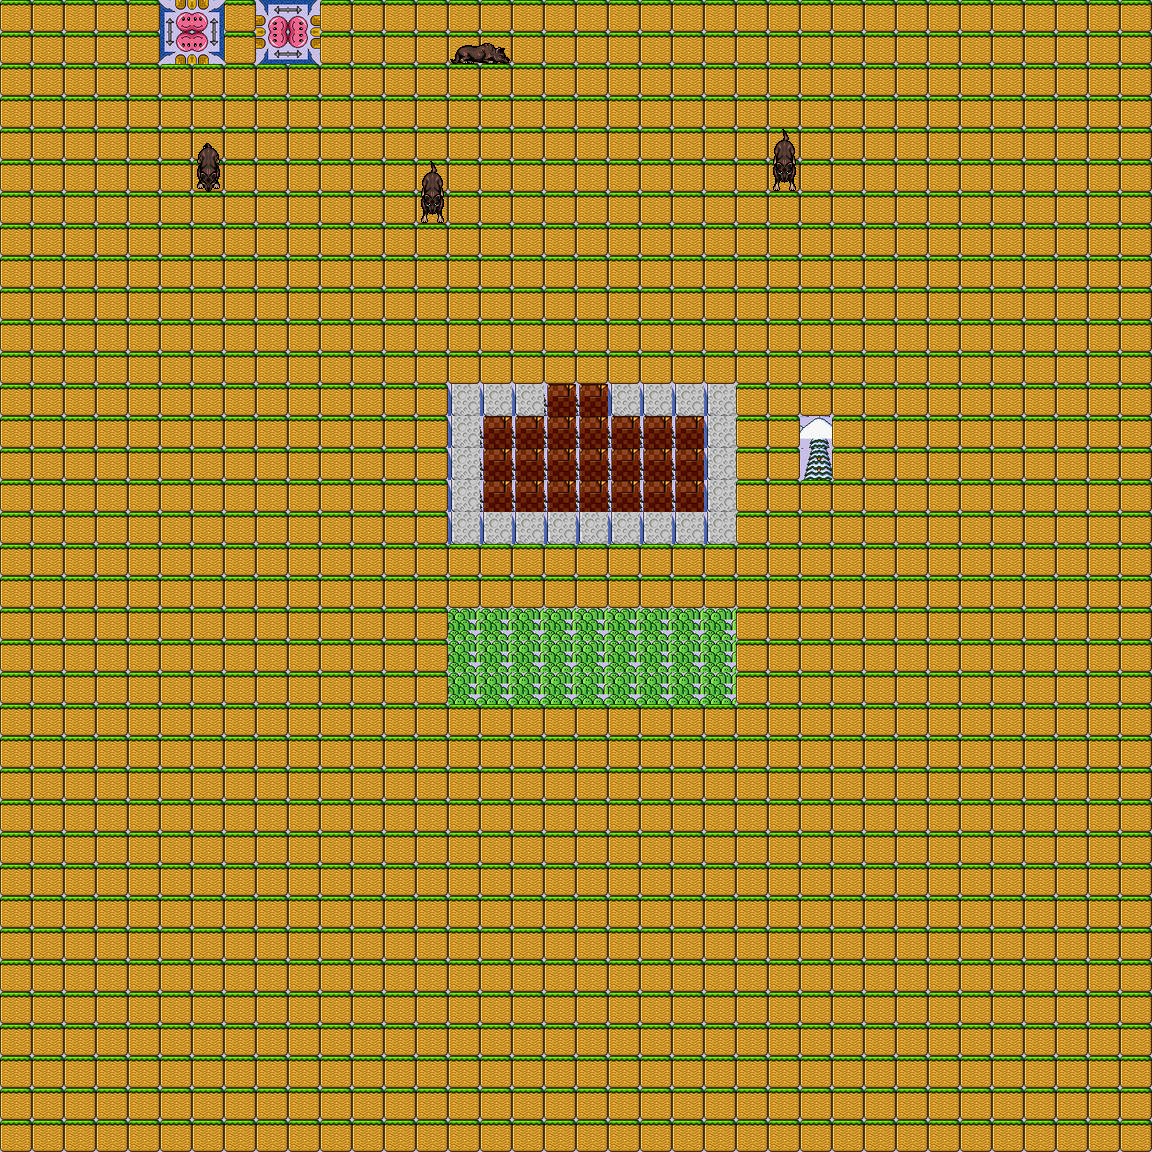

Tiled map render using the project's own tile images. Description and the whole map definition, tile-layer contents included, below:
An orthogonal 36x36 tile map with 32x32 px tiles, 2 tile layers (Bottom, Top), 2 tilesets and 3 objects.

<map version="1.2" tiledversion="1.2.4" orientation="orthogonal" renderorder="right-down" width="36" height="36" tilewidth="32" tileheight="32" infinite="0" nextlayerid="3" nextobjectid="1">
 <tileset firstgid="1" name="supermario" tilewidth="32" tileheight="32" tilecount="744" columns="31">
  <image source="../textures/map/supermario.jpg" width="1008" height="793" />
  <tile id="113">
   <objectgroup draworder="index">
    <object id="1" x="0" y="0" width="32" height="32" />
   </objectgroup>
  </tile>
 </tileset>
 <tileset firstgid="745" name="wolf" tilewidth="32" tileheight="32" tilecount="240" columns="20">
  <image source="../textures/map/wolf.png" width="640" height="384" />
  <tile id="0">
   <objectgroup draworder="index">
    <object id="1" x="0" y="0" width="32" height="32" />
   </objectgroup>
  </tile>
  <tile id="20">
   <objectgroup draworder="index">
    <object id="1" x="0" y="0" width="32" height="32" />
   </objectgroup>
  </tile>
 </tileset>
 <layer id="1" name="Bottom" width="36" height="36">
  <data encoding="csv">
276,2147483924,1,536871188,2684354836,1,1,1,1,1,1,1,1,1,1,1,1,1,1,1,1,1,1,1,1,1,1,1,1,1,1,1,1,1,1,1,
1073742100,3221225748,1,1610613012,3758096660,1,1,1,1,1,1,1,1,1,1,1,1,1,1,1,1,1,1,1,1,1,1,1,1,1,1,1,1,1,1,1,
1,1,1,1,1,1,1,1,1,1,1,1,1,1,1,1,1,1,1,1,1,1,1,1,1,1,1,1,1,1,1,1,1,1,1,1,
1,1,1,1,1,1,1,1,1,1,1,1,1,1,1,1,1,1,1,1,1,1,1,1,1,1,1,1,1,1,1,1,1,1,1,1,
1,1,1,1,1,1,1,1,1,1,1,1,1,1,1,1,1,1,1,1,1,1,1,1,1,1,1,1,1,1,1,1,1,1,1,1,
1,1,1,1,1,1,1,1,1,1,1,1,1,1,1,1,1,1,1,1,1,1,1,1,1,1,1,1,1,1,1,1,1,1,1,1,
1,1,1,1,1,1,1,1,1,1,1,1,1,1,1,1,1,1,1,1,1,1,1,1,1,1,1,1,1,1,1,1,1,1,1,1,
1,1,1,1,1,1,1,1,1,1,1,1,1,1,1,1,1,1,1,1,1,1,1,1,1,1,1,1,1,1,1,1,1,1,1,1,
1,1,1,1,1,1,1,1,1,1,1,1,1,1,1,1,1,1,1,1,1,1,1,1,1,1,1,1,1,1,1,1,1,1,1,1,
1,1,1,1,1,1,1,1,1,1,1,1,1,1,1,1,1,1,1,1,1,1,1,1,1,1,1,1,1,1,1,1,1,1,1,1,
1,1,1,1,1,1,1,1,1,1,1,1,1,1,1,1,1,1,1,1,1,1,1,1,1,1,1,1,1,1,1,1,1,1,1,1,
1,1,1,1,1,1,1,1,1,1,1,1,1,1,1,1,1,1,1,1,1,1,1,1,1,1,1,1,1,1,1,1,1,1,1,1,
1,1,1,1,1,1,1,1,1,1,1,1,1,1,114,114,114,238,238,114,114,114,114,1,1,1,1,1,1,1,1,1,1,1,1,1,
1,1,1,1,1,1,1,1,1,1,1,1,1,1,114,238,238,238,238,238,238,238,114,1,1,206,1,1,1,1,1,1,1,1,1,1,
1,1,1,1,1,1,1,1,1,1,1,1,1,1,114,238,238,238,238,238,238,238,114,1,1,236,1,1,1,1,1,1,1,1,1,1,
1,1,1,1,1,1,1,1,1,1,1,1,1,1,114,238,238,238,238,238,238,238,114,1,1,1,1,1,1,1,1,1,1,1,1,1,
1,1,1,1,1,1,1,1,1,1,1,1,1,1,114,114,114,114,114,114,114,114,114,1,1,1,1,1,1,1,1,1,1,1,1,1,
1,1,1,1,1,1,1,1,1,1,1,1,1,1,1,1,1,1,1,1,1,1,1,1,1,1,1,1,1,1,1,1,1,1,1,1,
1,1,1,1,1,1,1,1,1,1,1,1,1,1,1,1,1,1,1,1,1,1,1,1,1,1,1,1,1,1,1,1,1,1,1,1,
1,1,1,1,1,1,1,1,1,1,1,1,1,1,130,130,130,130,130,130,130,130,130,1,1,1,1,1,1,1,1,1,1,1,1,1,
1,1,1,1,1,1,1,1,1,1,1,1,1,1,130,130,130,130,130,130,130,130,130,1,1,1,1,1,1,1,1,1,1,1,1,1,
1,1,1,1,1,1,1,1,1,1,1,1,1,1,130,130,130,130,130,130,130,130,130,1,1,1,1,1,1,1,1,1,1,1,1,1,
1,1,1,1,1,1,1,1,1,1,1,1,1,1,1,1,1,1,1,1,1,1,1,1,1,1,1,1,1,1,1,1,1,1,1,1,
1,1,1,1,1,1,1,1,1,1,1,1,1,1,1,1,1,1,1,1,1,1,1,1,1,1,1,1,1,1,1,1,1,1,1,1,
1,1,1,1,1,1,1,1,1,1,1,1,1,1,1,1,1,1,1,1,1,1,1,1,1,1,1,1,1,1,1,1,1,1,1,1,
1,1,1,1,1,1,1,1,1,1,1,1,1,1,1,1,1,1,1,1,1,1,1,1,1,1,1,1,1,1,1,1,1,1,1,1,
1,1,1,1,1,1,1,1,1,1,1,1,1,1,1,1,1,1,1,1,1,1,1,1,1,1,1,1,1,1,1,1,1,1,1,1,
1,1,1,1,1,1,1,1,1,1,1,1,1,1,1,1,1,1,1,1,1,1,1,1,1,1,1,1,1,1,1,1,1,1,1,1,
1,1,1,1,1,1,1,1,1,1,1,1,1,1,1,1,1,1,1,1,1,1,1,1,1,1,1,1,1,1,1,1,1,1,1,1,
1,1,1,1,1,1,1,1,1,1,1,1,1,1,1,1,1,1,1,1,1,1,1,1,1,1,1,1,1,1,1,1,1,1,1,1,
1,1,1,1,1,1,1,1,1,1,1,1,1,1,1,1,1,1,1,1,1,1,1,1,1,1,1,1,1,1,1,1,1,1,1,1,
1,1,1,1,1,1,1,1,1,1,1,1,1,1,1,1,1,1,1,1,1,1,1,1,1,1,1,1,1,1,1,1,1,1,1,1,
1,1,1,1,1,1,1,1,1,1,1,1,1,1,1,1,1,1,1,1,1,1,1,1,1,1,1,1,1,1,1,1,1,1,1,1,
1,1,1,1,1,1,1,1,1,1,1,1,1,1,1,1,1,1,1,1,1,1,1,1,1,1,1,1,1,1,1,1,1,1,1,1,
1,1,1,1,1,1,1,1,1,1,1,1,1,1,1,1,1,1,1,1,1,1,1,1,1,1,1,1,1,1,1,1,1,1,1,1,
1,1,1,1,1,1,1,1,1,1,1,1,1,1,1,1,1,1,1,1,1,1,1,1,1,1,1,1,1,1,1,1,1,1,1,1
</data>
 </layer>
 <layer id="2" name="Top" width="36" height="36">
  <data encoding="csv">
1,1,1,1,1,276,2147483924,0,536871188,2684354836,0,1,1,0,0,0,0,0,0,0,0,0,0,0,0,0,0,0,0,0,0,0,0,0,0,0,
1,1,1,1,1,1073742100,3221225748,0,1610613012,3758096660,0,1,1,0,761,762,0,0,0,0,0,0,0,0,0,0,0,0,0,0,0,0,0,0,0,0,
0,0,0,0,0,0,0,0,0,0,0,0,0,0,0,0,0,0,0,0,0,0,0,0,0,0,0,0,0,0,0,0,0,0,0,0,
0,0,0,0,0,0,0,0,0,0,0,0,0,0,0,0,0,0,0,0,0,0,0,0,0,0,0,0,0,0,0,0,0,0,0,0,
0,0,0,0,0,0,788,0,0,0,0,0,0,0,0,0,0,0,0,0,0,0,0,0,745,0,0,0,0,0,0,0,0,0,0,0,
0,0,0,0,0,0,808,0,0,0,0,0,0,745,0,0,0,0,0,0,0,0,0,0,765,0,0,0,0,0,0,0,0,0,0,0,
0,0,0,0,0,0,0,0,0,0,0,0,0,765,0,0,0,0,0,0,0,0,0,0,0,0,0,0,0,0,0,0,0,0,0,0,
0,0,0,0,0,0,0,0,0,0,0,0,0,0,0,0,0,0,0,0,0,0,0,0,0,0,0,0,0,0,0,0,0,0,0,0,
0,0,0,0,0,0,0,0,0,0,0,0,0,0,0,0,0,0,0,0,0,0,0,0,0,0,0,0,0,0,0,0,0,0,0,0,
0,0,0,0,0,0,0,0,0,0,0,0,0,0,0,0,0,0,0,0,0,0,0,0,0,0,0,0,0,0,0,0,0,0,0,0,
0,0,0,0,0,0,0,0,0,0,0,0,0,0,0,0,0,0,0,0,0,0,0,0,0,0,0,0,0,0,0,0,0,0,0,0,
0,0,0,0,0,0,0,0,0,0,0,0,0,0,0,0,0,0,0,0,0,0,0,0,0,0,0,0,0,0,0,0,0,0,0,0,
0,0,0,0,0,0,0,0,0,0,0,0,0,0,0,0,0,0,0,0,0,0,0,0,0,0,0,0,0,0,0,0,0,0,0,0,
0,0,0,0,0,0,0,0,0,0,0,0,0,0,0,0,0,0,0,0,0,0,0,0,0,0,0,0,0,0,0,0,0,0,0,0,
0,0,0,0,0,0,0,0,0,0,0,0,0,0,0,0,0,0,0,0,0,0,0,0,0,0,0,0,0,0,0,0,0,0,0,0,
0,0,0,0,0,0,0,0,0,0,0,0,0,0,0,0,0,0,0,0,0,0,0,0,0,0,0,0,0,0,0,0,0,0,0,0,
0,0,0,0,0,0,0,0,0,0,0,0,0,0,0,0,0,0,0,0,0,0,0,0,0,0,0,0,0,0,0,0,0,0,0,0,
0,0,0,0,0,0,0,0,0,0,0,0,0,0,0,0,0,0,0,0,0,0,0,0,0,0,0,0,0,0,0,0,0,0,0,0,
0,0,0,0,0,0,0,0,0,0,0,0,0,0,0,0,0,0,0,0,0,0,0,0,0,0,0,0,0,0,0,0,0,0,0,0,
0,0,0,0,0,0,0,0,0,0,0,0,0,0,0,0,0,0,0,0,0,0,0,0,0,0,0,0,0,0,0,0,0,0,0,0,
0,0,0,0,0,0,0,0,0,0,0,0,0,0,0,0,0,0,0,0,0,0,0,0,0,0,0,0,0,0,0,0,0,0,0,0,
0,0,0,0,0,0,0,0,0,0,0,0,0,0,0,0,0,0,0,0,0,0,0,0,0,0,0,0,0,0,0,0,0,0,0,0,
0,0,0,0,0,0,0,0,0,0,0,0,0,0,0,0,0,0,0,0,0,0,0,0,0,0,0,0,0,0,0,0,0,0,0,0,
0,0,0,0,0,0,0,0,0,0,0,0,0,0,0,0,0,0,0,0,0,0,0,0,0,0,0,0,0,0,0,0,0,0,0,0,
0,0,0,0,0,0,0,0,0,0,0,0,0,0,0,0,0,0,0,0,0,0,0,0,0,0,0,0,0,0,0,0,0,0,0,0,
0,0,0,0,0,0,0,0,0,0,0,0,0,0,0,0,0,0,0,0,0,0,0,0,0,0,0,0,0,0,0,0,0,0,0,0,
0,0,0,0,0,0,0,0,0,0,0,0,0,0,0,0,0,0,0,0,0,0,0,0,0,0,0,0,0,0,0,0,0,0,0,0,
0,0,0,0,0,0,0,0,0,0,0,0,0,0,0,0,0,0,0,0,0,0,0,0,0,0,0,0,0,0,0,0,0,0,0,0,
0,0,0,0,0,0,0,0,0,0,0,0,0,0,0,0,0,0,0,0,0,0,0,0,0,0,0,0,0,0,0,0,0,0,0,0,
0,0,0,0,0,0,0,0,0,0,0,0,0,0,0,0,0,0,0,0,0,0,0,0,0,0,0,0,0,0,0,0,0,0,0,0,
0,0,0,0,0,0,0,0,0,0,0,0,0,0,0,0,0,0,0,0,0,0,0,0,0,0,0,0,0,0,0,0,0,0,0,0,
0,0,0,0,0,0,0,0,0,0,0,0,0,0,0,0,0,0,0,0,0,0,0,0,0,0,0,0,0,0,0,0,0,0,0,0,
0,0,0,0,0,0,0,0,0,0,0,0,0,0,0,0,0,0,0,0,0,0,0,0,0,0,0,0,0,0,0,0,0,0,0,0,
0,0,0,0,0,0,0,0,0,0,0,0,0,0,0,0,0,0,0,0,0,0,0,0,0,0,0,0,0,0,0,0,0,0,0,0,
0,0,0,0,0,0,0,0,0,0,0,0,0,0,0,0,0,0,0,0,0,0,0,0,0,0,0,0,0,0,0,0,0,0,0,0,
0,0,0,0,0,0,0,0,0,0,0,0,0,0,0,0,0,0,0,0,0,0,0,0,0,0,0,0,0,0,0,0,0,0,0,0
</data>
 </layer>
</map>
